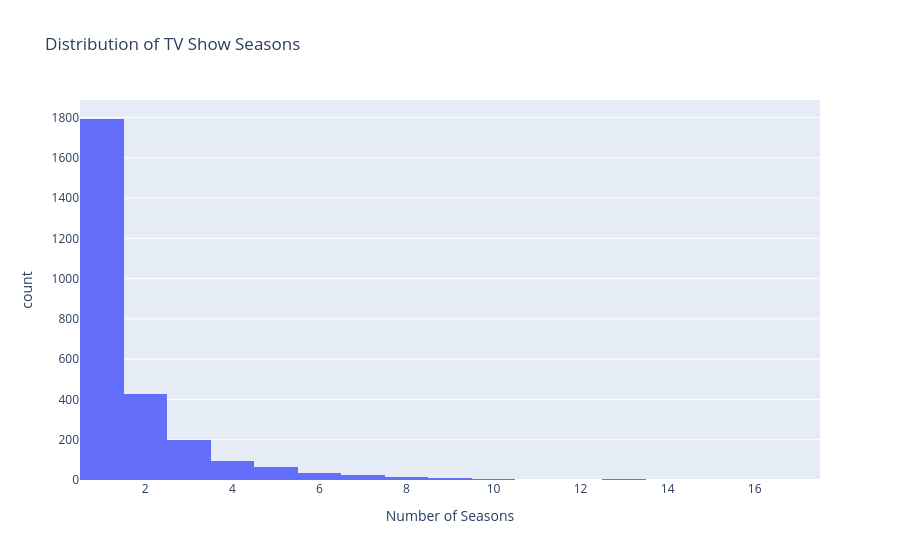

Notebook code for this chart:
### Code cell
fig = px.histogram(
    tv_shows,
    x='seasons',
    nbins=17,
    title='Distribution of TV Show Seasons',
    labels={
        'seasons': 'Number of Seasons',
        'count': 'Number of TV Shows'
    }
)

fig.show()

### Figure 1 — Plotly figure (JSON) as saved in the notebook; plotly's stock layout.template omitted (floating-point values rounded to 4 significant figures; data arrays with more than 128 entries replaced by an {"elided": "..."} marker saying what was removed)
{"data": [{"bingroup": "x", "hovertemplate": "Number of Seasons=%{x}<br>count=%{y}<extra></extra>", "legendgroup": "", "marker": {"color": "#636efa", "pattern": {"shape": ""}}, "name": "", "nbinsx": 17, "orientation": "v", "showlegend": false, "type": "histogram", "x": {"elided": "2676 float values"}, "xaxis": "x", "yaxis": "y"}], "layout": {"barmode": "relative", "legend": {"tracegroupgap": 0}, "title": {"text": "Distribution of TV Show Seasons"}, "xaxis": {"anchor": "y", "domain": [0, 1], "title": {"text": "Number of Seasons"}}, "yaxis": {"anchor": "x", "domain": [0, 1], "title": {"text": "count"}}}}
